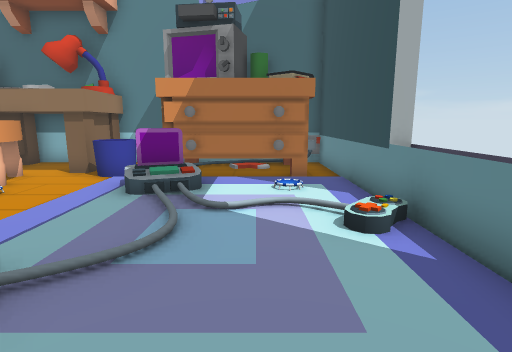
view 1 (above)

12 first-person views from a walk through a Unity game level. The camera is 1.5 m above the floor, tilts 10° down and sees 80° across. The floor is counted in squares, 1 m on a side. Each view is taken from the middle of a square. On the plan, view 1 faces up. The plan holds only what a view shows up to about 15 squares ahead; the rest is blank.

view 2
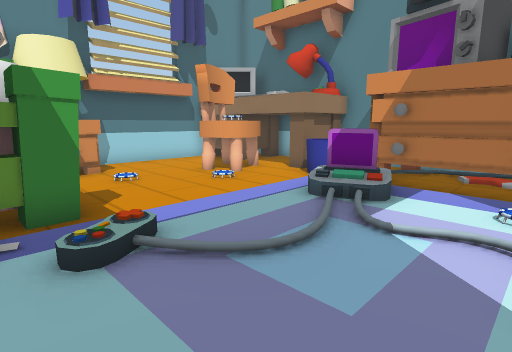

view 3
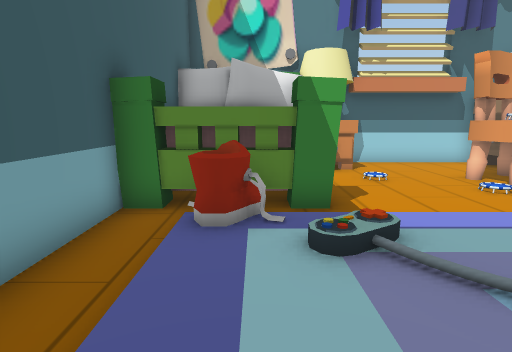

view 4
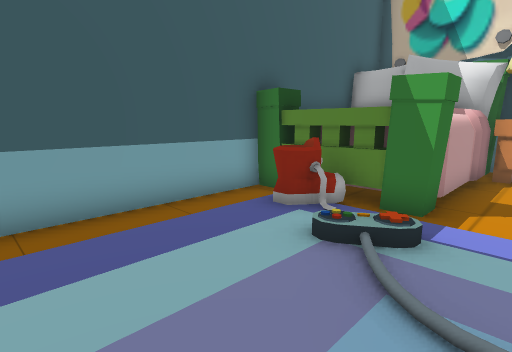

view 5
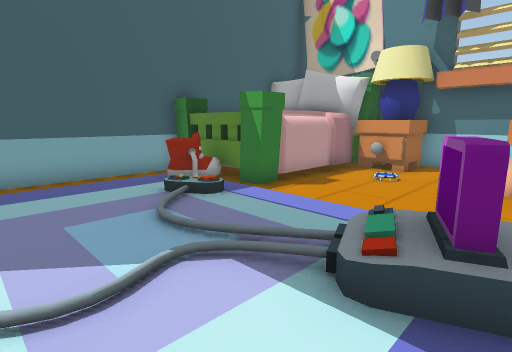

view 6
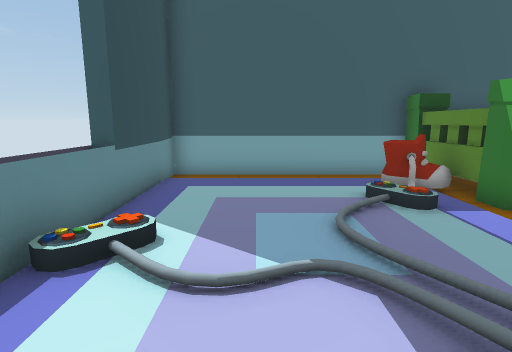

view 7
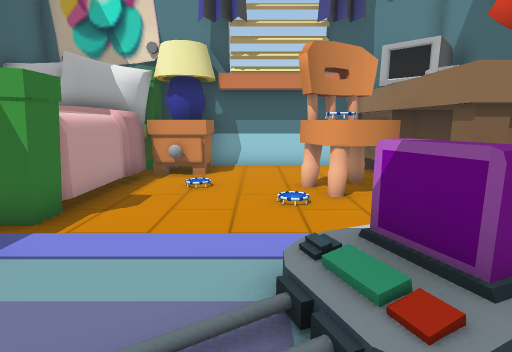

view 8
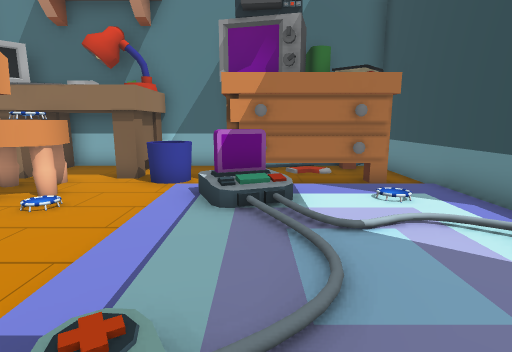

view 9
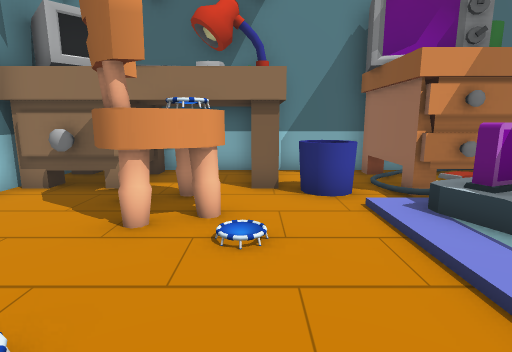

view 10
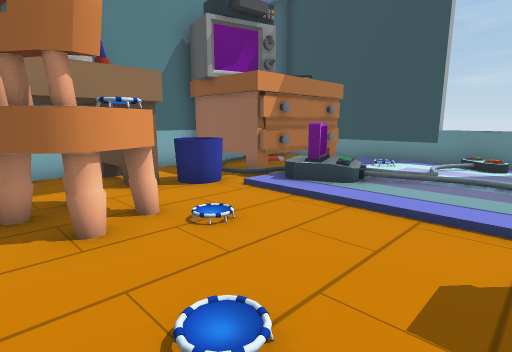

view 11
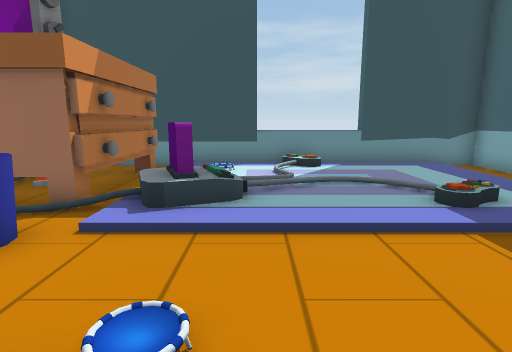

view 12
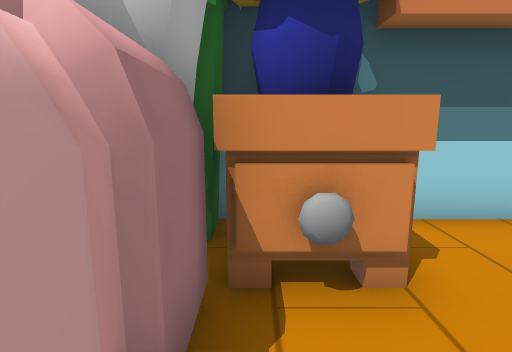

### Floor plan
Key: @ floor where view 1 was taken; # wall or solid block; . main floor; : floor 0.25 m higher than the main floor; / step, stairs or slope; = window, fence, low wall or low ledge; ^ raised ledge; T thing the floor can be seen under or through; O other object.
Columns run from 12 left of view 1 to 3 right of it. Each row starts with its distance up from view 1.
 12    #..#   #  ###
 11    #..#   T   .#
 10 ####..##TTT  T.#
  9 #.#OOO.#TTTTTT.#
  8 #..OOO..//=::::#
  7 #...O.O./==::O:#
  6 #.......///::::#
  5 # ....../::////#
  4 #OOOO.../:::::/=
  3 #OO.....///::::=
  2 ####^^^#///::::#
  1       ^#==/::::#
  0        ###//@//#
 -1       ^#.......#
 -2        #########

Positions as (right, up) in squares from view 1, and headings:
1: (0, 0), facing up
2: (1, 1), facing up-left
3: (1, 1), facing left
4: (1, 4), facing down-left
5: (1, 8), facing down-left
6: (0, 8), facing down
7: (0, 6), facing left
8: (-2, 1), facing up
9: (-6, 3), facing up
10: (-9, 3), facing up-right
11: (-8, 6), facing right
12: (-7, 3), facing left
